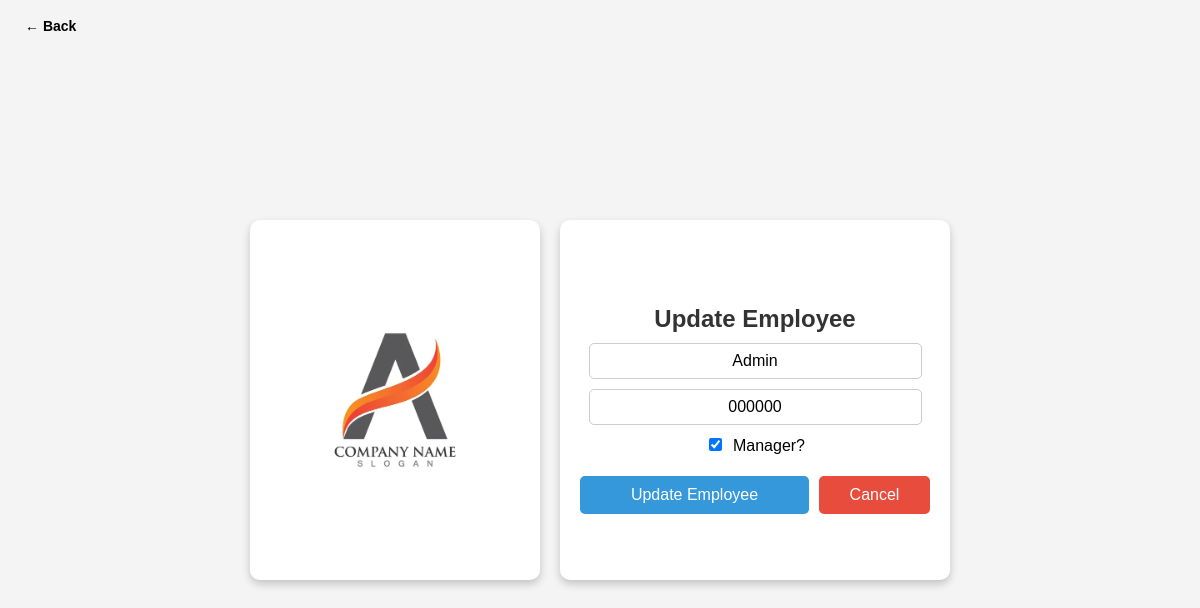
The page /update_employee/000000/ on the database its author committed.
### employees/models.py (models this page shows, shortened)
class Employee(AbstractBaseUser):
    employee_id = models.CharField(max_length=6, unique=True)
    name = models.CharField(max_length=100)
    passcode = models.CharField(max_length=6)
    is_manager = models.BooleanField(default=False)
    objects = EmployeeManager()
    USERNAME_FIELD = 'employee_id'
    REQUIRED_FIELDS = ['name']

### employees/views.py (the view)
# urls.py: path('update_employee/<str:employee_id>/', views.update_employee, name='update_employee'),
def update_employee(request, employee_id):
    employee = get_object_or_404(Employee, employee_id=employee_id)
    if request.method == 'POST':
        employee.name = request.POST['name']
        employee.passcode = request.POST['passcode']
        employee.is_manager = 'is_manager' in request.POST  # Update manager status
        employee.save()
        return redirect('manager_dashboard')
    return render(request, 'employees/update_employee.html', {'employee': employee})

### employees/templates/employees/update_employee.html (shortened to what this page needs)
<!DOCTYPE html>
<html lang="en">
<head>
    {% load static %}
</head>
<body>
    <a href="javascript:window.history.back();" class="back-btn">← Back</a>
    <div class="wrapper">
        <div class="box left-box">
            <img src="{% static 'images/logo.jpg' %}" alt="Company Logo" class="logo">
        </div>
        <div class="box right-box">
            <h2>Update Employee</h2>
            <form method="POST">
                <input type="text" name="name" value="{{ employee.name }}" required>
                <input type="text" name="passcode" value="{{ employee.passcode }}" required>
                <div class="checkbox-container">
                    <input type="checkbox" id="is_manager" name="is_manager" {% if employee.is_manager %}checked{% endif %}>
                    <label for="is_manager">Manager?</label>
                </div>
                <div class="button-container">
                    <button type="submit" class="button submit-btn">Update Employee</button>
                    <a href="{% url 'manager_dashboard' %}" class="button cancel-btn">Cancel</a>
                </div>
            </form>
        </div>
    </div>
</body>
</html>

### employees/templates/employees/update_employee.html (style rules this page uses)
body { font-family: Arial, sans-serif; background-color: #f4f4f4; display: flex; justify-content: center; align-items: center; height: 100vh; margin: 0; }
.wrapper { display: flex; gap: 20px; }
.box { background: white; padding: 20px; border-radius: 10px; box-shadow: 0 4px 8px rgba(0, 0, 0, 0.2); display: flex; flex-direction: column; align-items: center; justify-content: center; width: 350px; }
.left-box { width: 250px; height: 320px; text-align: center; }
.logo { width: 100%; max-height: 250px; object-fit: contain; }
.right-box { width: 350px; height: 320px; text-align: center; }
h2 { margin-bottom: 10px; color: #333; }
input { font-size: 16px; text-align: center; width: 90%; padding: 8px; margin-bottom: 10px; border: 1px solid #ccc; border-radius: 5px; outline: none; }
.checkbox-container { display: inline-flex; align-items: center; justify-content: center; gap: 8px; margin-bottom: 15px; }
.checkbox-container label { margin-top: -5px; }
.button-container { display: flex; justify-content: space-between; width: 100%; gap: 10px; }
.button { padding: 10px; font-size: 16px; border: none; border-radius: 5px; cursor: pointer; text-align: center; text-decoration: none; display: inline-block; }
.submit-btn { background-color: #3498db; color: white; width: 70%; }
.cancel-btn { background-color: #e74c3c; color: white; width: 28%; }
.back-btn { position: absolute; top: 10px; left: 10px; background-color: #f4f4f4; color: black; padding: 8px 15px; border-radius: 5px; text-decoration: none; font-size: 14px; font-weight: bold; }

### rows shown on the page
Employee: name "Admin", passcode "000000", is_manager "☑"
